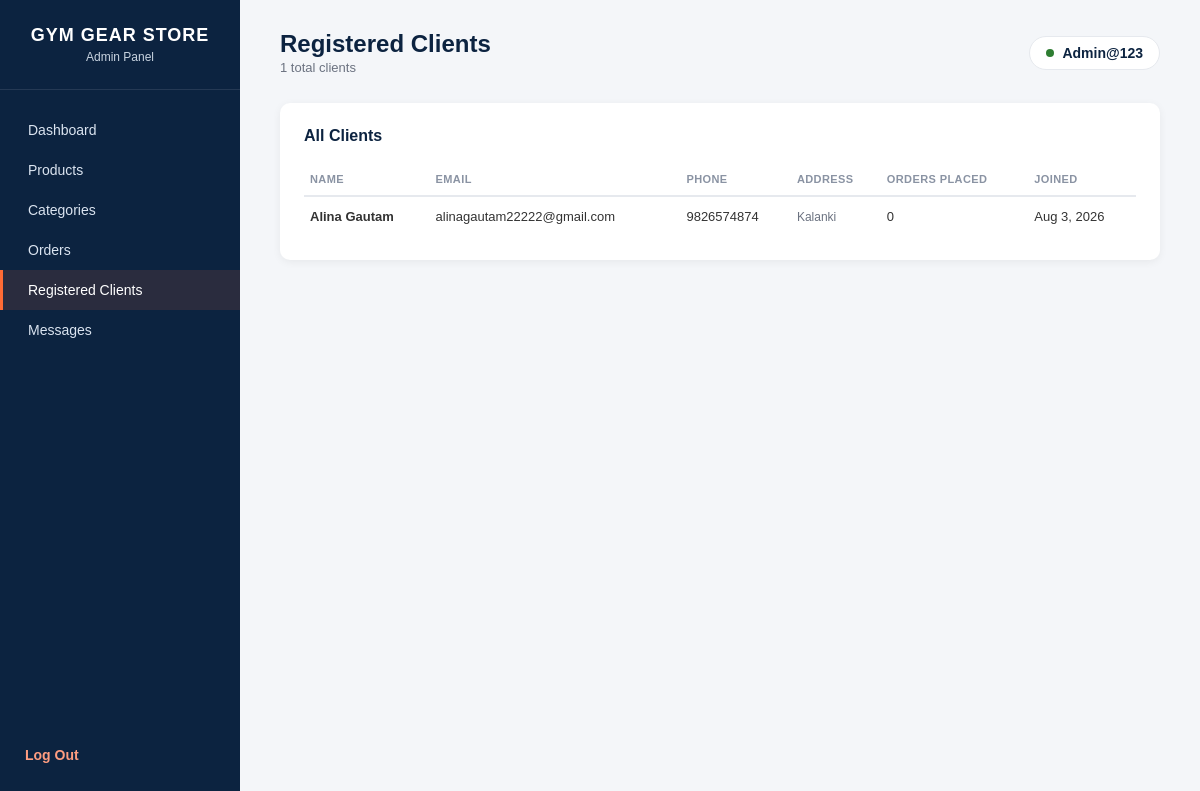
Before: /Admin/manage_clients.php (signed in) with the older database file.
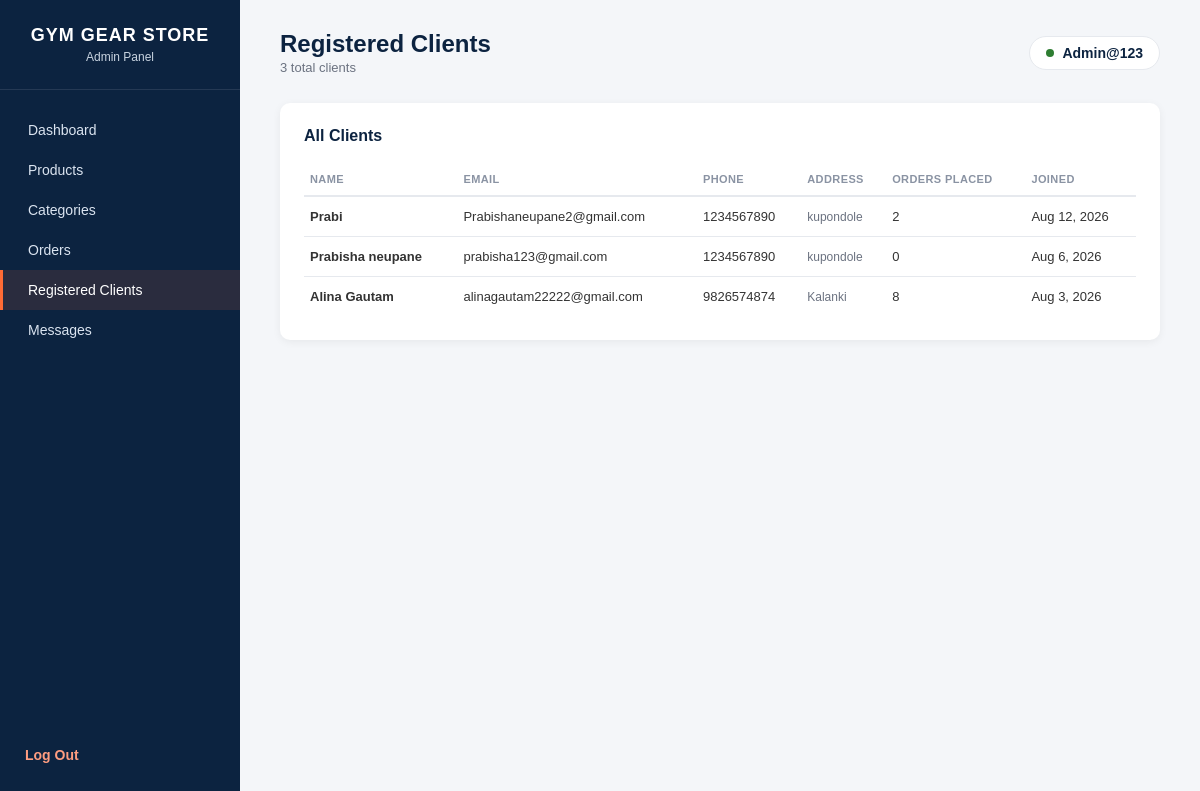
After: the same page with the newer database file.
### tables this page shows
CREATE TABLE `users` (
  `user_id` int NOT NULL AUTO_INCREMENT,
  `full_name` varchar(100) NOT NULL,
  `email` varchar(100) NOT NULL,
  `phone` varchar(15) DEFAULT NULL,
  `address` text NOT NULL,
  `username` varchar(50) NOT NULL,
  `password` varchar(255) NOT NULL,
  `created_at` timestamp NULL DEFAULT CURRENT_TIMESTAMP,
  PRIMARY KEY (`user_id`),
  UNIQUE KEY `email` (`email`),
  UNIQUE KEY `username` (`username`)
);

### Admin/manage_clients.php (the view, shortened to what this page needs)
<?php
require '../db_connect.php';
$clients = [];
try {
    $stmt = $pdo->query("
        SELECT u.user_id, u.full_name, u.email, u.phone, u.address, u.created_at,
               (SELECT COUNT(*) FROM orders o WHERE o.user_id = u.user_id) AS order_count
        FROM users u
        ORDER BY u.created_at DESC
    ");
    $clients = $stmt->fetchAll(PDO::FETCH_ASSOC);
} catch (PDOException $e) {
    $clients = [];
}
?>
<!DOCTYPE html>
<html lang="en">
<head>
<link rel="stylesheet" href="assets/admin.css">
</head>
<body>
<div class="sidebar">
    <div class="brand">
        <h2>GYM GEAR STORE</h2>
        <span>Admin Panel</span>
    </div>
    <nav>
        <ul>
            <li><a href="admin_dashboard.php">Dashboard</a></li>
            <li><a href="../Products/manage_products.php">Products</a></li>
            <li><a href="../Categories/manage_categories.php">Categories</a></li>
            <li><a href="manage_orders.php">Orders</a></li>
            <li><a href="manage_clients.php" class="active">Registered Clients</a></li>
            <li><a href="manage_messages.php">Messages</a></li>
        </ul>
    </nav>
    <div class="logout-link">
        <a href="logout.php">Log Out</a>
    </div>
</div>
<div class="main">
    <div class="topbar">
        <div>
            <h1>Registered Clients</h1>
            <div class="date"><?= count($clients) ?> total clients</div>
        </div>
        <div class="admin-chip">
            <span class="dot"></span>
            <?= htmlspecialchars($_SESSION['admin_name']) ?>
        </div>
    </div>
    <div class="panel">
        <div class="panel-header">
            <h2>All Clients</h2>
        </div>
        <table>
            <thead>
                <tr>
                    <th>Name</th>
                    <th>Email</th>
                    <th>Phone</th>
                    <th>Address</th>
                    <th>Orders Placed</th>
                    <th>Joined</th>
                </tr>
            </thead>
            <tbody>
                <?php if (empty($clients)): ?>
                    <tr><td colspan="6" class="empty-row">No clients registered yet.</td></tr>
                <?php else: ?>
                    <?php foreach ($clients as $c): ?>
                    <tr>
                        <td><strong><?= htmlspecialchars($c['full_name']) ?></strong></td>
                        <td><?= htmlspecialchars($c['email']) ?></td>
                        <td><?= htmlspecialchars($c['phone'] ?? '-') ?></td>
                        <td class="text-muted-cell"><?= htmlspecialchars(mb_strimwidth($c['address'] ?? '-', 0, 40, '...')) ?></td>
                        <td><?= (int)$c['order_count'] ?></td>
                        <td><?= date('M j, Y', strtotime($c['created_at'])) ?></td>
                    </tr>
                    <?php endforeach; ?>
                <?php endif; ?>
            </tbody>
        </table>
    </div>
</div>
</body>
</html>

Changed rows visible on the page:
added users: full_name "Prabi", email "Prabishaneupane2@gmail.com", phone "1234567890", address "kupondole", order_count "2", created_at "Aug 12, 2026"
added users: full_name "Prabisha neupane", email "prabisha123@gmail.com", phone "1234567890", address "kupondole", order_count "0", created_at "Aug 6, 2026"
computed for users "Alina Gautam": order_count "0" → "8"
Other visible differences:
count($clients): "1" → "3"
